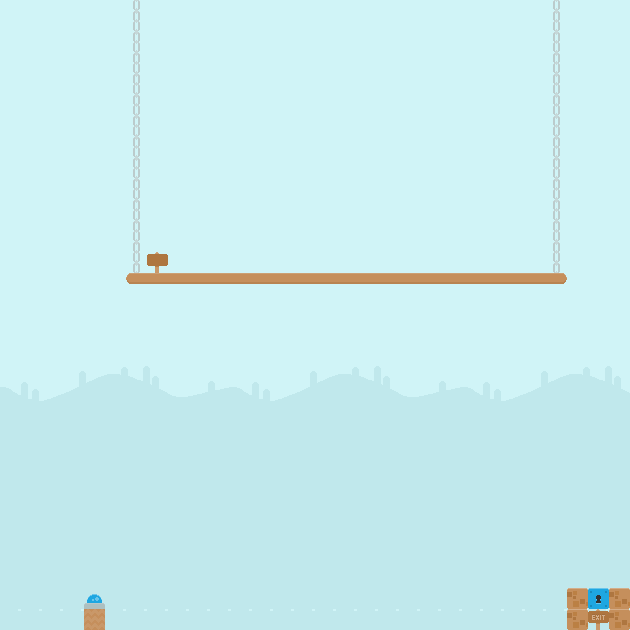

This game map was drawn from its Tiled (.tmx) file and the tilesets committed beside it. A one-line description and the trimmed map source follow:
An orthogonal 30x30 tile map with 21x21 px tiles, 8 tile layers (Tile Layer 1, Button, Tile Layer 2, Spikes, ...).

<map version="1.0" orientation="orthogonal" renderorder="right-down" width="30" height="30" tilewidth="21" tileheight="21">
 <tileset firstgid="1" source="spritesheet.tsx" />
 <layer name="Tile Layer 1" width="30" height="30">
  <data>[900 cells, 900 non-empty, 33 distinct tile ids]</data>
 </layer>
 <layer name="Button" width="30" height="30">
  <data>[900 cells, 1 non-empty, 1 distinct tile ids]</data>
 </layer>
 <layer name="Tile Layer 2" width="30" height="30">
  <data>[900 cells, 26 non-empty, 1 distinct tile ids]</data>
 </layer>
 <layer name="Spikes" width="30" height="30">
  <data>[900 cells, 30 non-empty, 1 distinct tile ids]</data>
 </layer>
 <layer name="Platforms" width="30" height="30">
  <data>[900 cells, 26 non-empty, 5 distinct tile ids]</data>
 </layer>
 <layer name="Spawn" width="30" height="30">
  <data>[900 cells, 1 non-empty, 1 distinct tile ids]</data>
 </layer>
 <layer name="Goal" width="30" height="30">
  <data>[900 cells, 1 non-empty, 1 distinct tile ids]</data>
 </layer>
 <layer name="Door" width="30" height="30">
  <data>[900 cells, 1 non-empty, 1 distinct tile ids]</data>
 </layer>
</map>
